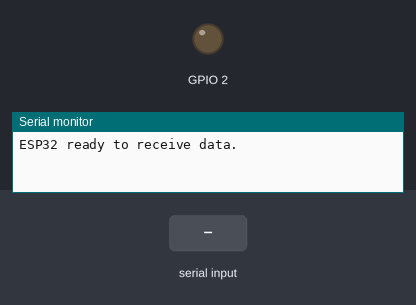
Bench run of a sketch on a simulated ESP32. On the bench: output pins drawn as LEDs (lit = HIGH), the last lines printed to the serial monitor. The test bench sets the inputs (shaded band).

Above: at 1.2 s.
1.3 s: "Rock\n" received over Serial
At 1.6 s:
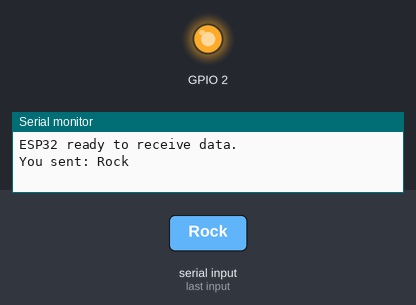
2.8 s: "Paper\n" received over Serial
At 4.0 s:
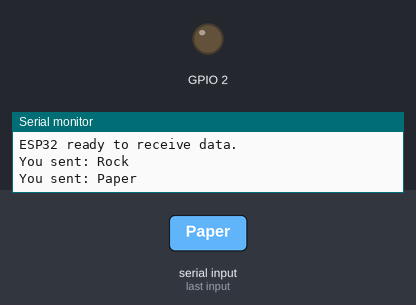
Timing chart, 0 to 5.8 s (numbered marks = the images above; inputs shaded):
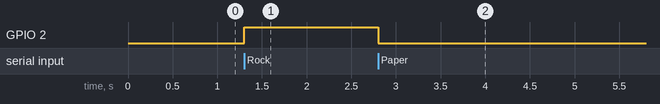

The sketch:

PysSerialOnOff.ino
```cpp
void setup() {
  pinMode(2,OUTPUT);
  Serial.begin(115200); // Initialize serial communication
  Serial.println("ESP32 ready to receive data.");
}

void loop() {
  String receivedData;
  if (Serial.available()) {
    String receivedData = Serial.readStringUntil('\n'); // Read until newline
    Serial.print("You sent: ");
    Serial.println(receivedData);

    if(receivedData.indexOf("Rock")!=-1){
    digitalWrite(2,HIGH);
    }

    else if(receivedData.indexOf("Paper")!=-1){
    digitalWrite(2,LOW);
    }

    else if(receivedData.indexOf("Scissor")!=-1){
    digitalWrite(2,LOW);
    }
  }
}
```

Measured:
- after the input at 1.3 s, GPIO 2: LOW → HIGH at once
- after the input at 2.8 s, GPIO 2: HIGH → LOW at once
